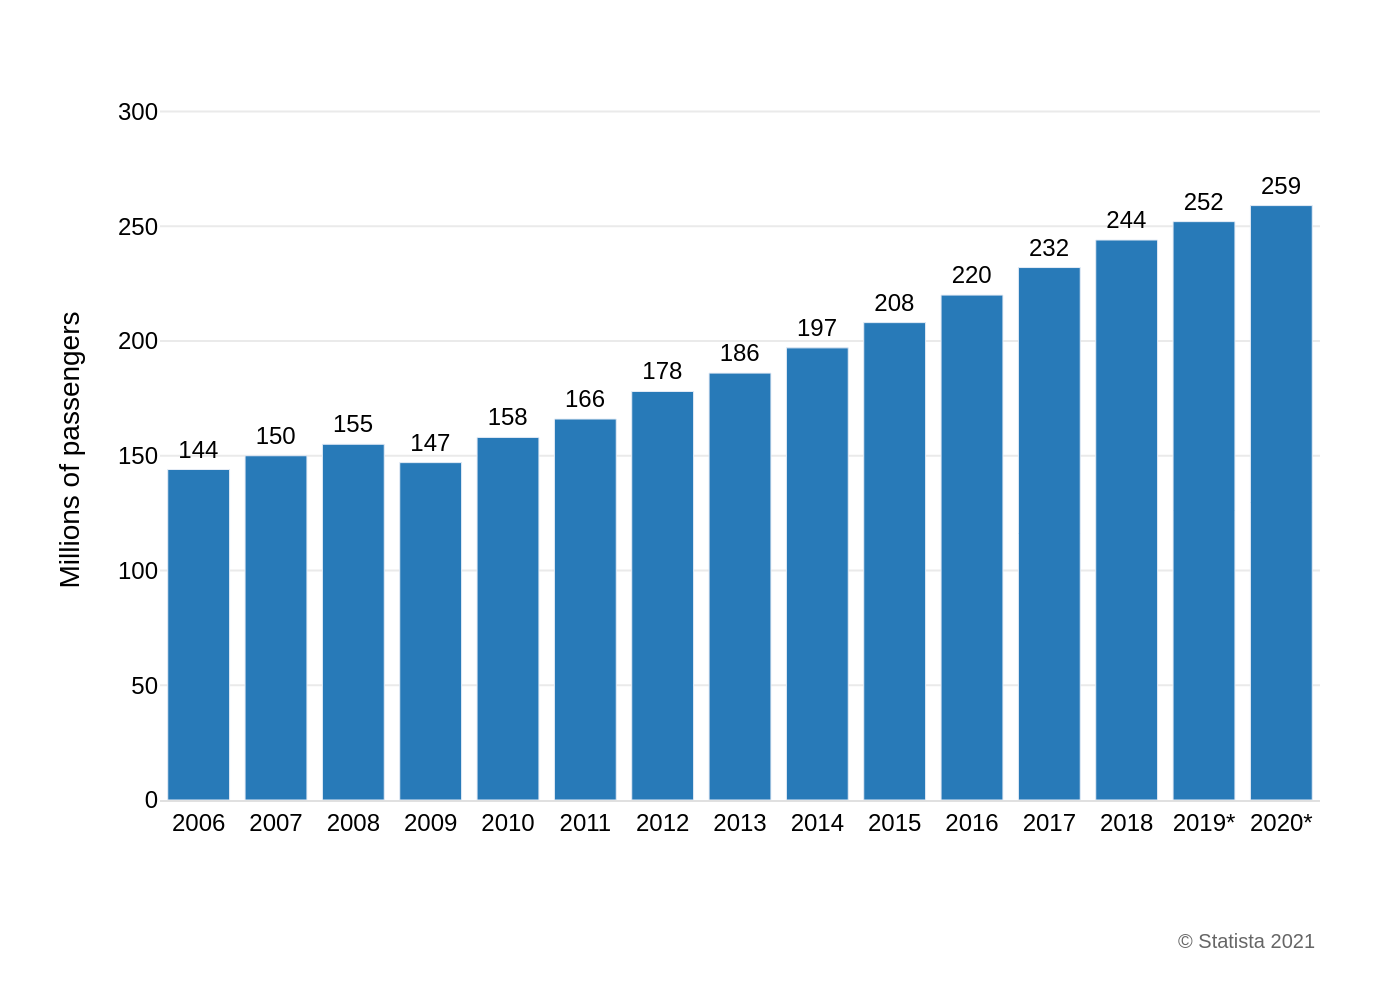

Python code for this plot:
import sys
import json
from pathlib import Path
import plotly.graph_objects as go

# --- 1. Load Data from JSON specified by command-line argument ---
if len(sys.argv) != 2:
    print("Usage: python generate_chart.py <path_to_json_file>")
    sys.exit(1)

json_path = Path(sys.argv[1])
if not json_path.is_file():
    print(f"Error: File not found at {json_path}")
    sys.exit(1)

with open(json_path, 'r', encoding='utf-8') as f:
    config = json.load(f)

chart_data = config['chart_data']
texts = config['texts']
colors = config['colors']

# --- 2. Create Plotly Figure ---
fig = go.Figure()

# --- 3. Add Data Traces ---
# Iterate through each data series in the JSON and add it to the figure
for i, series in enumerate(chart_data):
    fig.add_trace(go.Bar(
        x=series['x'],
        y=series['y'],
        marker_color=colors[i],
        text=series['y'],
        textposition='outside',
        textfont=dict(
            family="Arial",
            size=12,
            color='black'
        ),
        cliponaxis=False # Prevents text labels at the top from being clipped
    ))

# --- 4. Configure Layout and Styling ---
# Combine title and subtitle using HTML for rich text formatting
title_text = ""
if texts.get('title'):
    title_text += f"<b>{texts['title']}</b>"
if texts.get('subtitle'):
    title_text += f"<br><sub>{texts['subtitle']}</sub>"

fig.update_layout(
    font=dict(family="Arial", size=12, color="black"),
    plot_bgcolor='white',
    paper_bgcolor='white',
    showlegend=False,
    xaxis=dict(
        title_text=texts.get('x_axis_title'),
        showgrid=False,
        tickfont=dict(size=12),
        linecolor='#E0E0E0',
        linewidth=1
    ),
    yaxis=dict(
        title_text=texts.get('y_axis_title'),
        showgrid=True,
        gridcolor='#EAEAEA',
        gridwidth=1,
        range=[0, 305],
        tickvals=[0, 50, 100, 150, 200, 250, 300],
        zeroline=False,
        tickfont=dict(size=12)
    ),
    margin=dict(l=80, r=40, t=50, b=100),
    # Add source text as an annotation at the bottom-right
    annotations=[
        dict(
            text=texts.get('source', ''),
            showarrow=False,
            xref="paper", yref="paper",
            x=1, y=-0.18,
            xanchor='right', yanchor='top',
            font=dict(size=10, color='#666666')
        )
    ]
)

# --- 5. Output Chart as PNG ---
output_filename_base = json_path.stem
output_path = f"{output_filename_base}.png"
fig.write_image(output_path, scale=2)
print(f"Chart saved to {output_path}")
